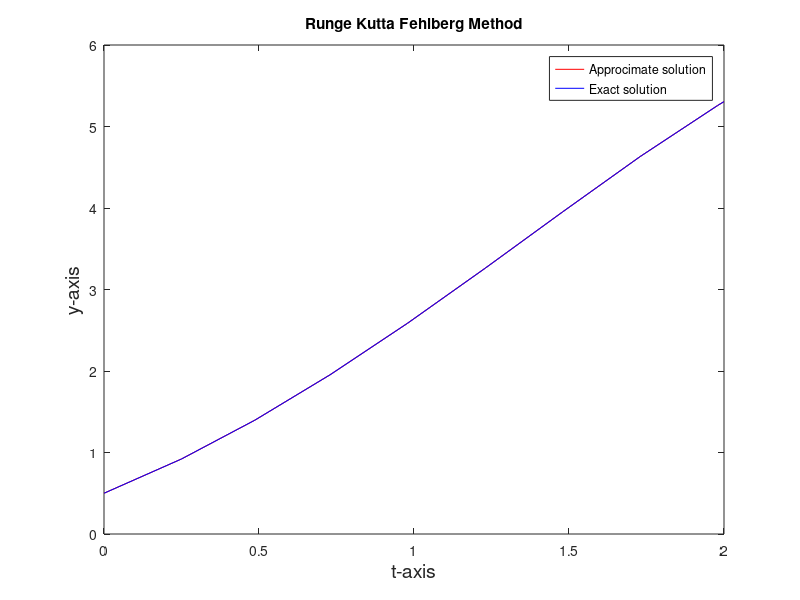

MATLAB code for this plot:
%{
    Runge-Kutta-Felhberg Method

    10/9/1017 Jake Tully

    This Script is an example of the Runge-Kutta-Felhberg Method
    & Runge-Kutta 4th Order

%}


clear 
clc
close all
format long

f1 = @(t,y) 1 + y - t^2; % initial value
f2 = @(t) (t+1)^2 - 0.5*exp(t);
a = 0; % initial mesh point
b = 2; % final mesh point
alpha = 0.5; % initial value of the solution

t = a;
w = alpha;

TOL = 10^-5;
Flag = 1;
hmax = 0.25;
hmin = 0.01;
h = hmax;
i = 2;

A2 = zeros (100,6);
A2(1,1) = t; A2(1,2) = w; A2(1,3)=w; A2(1,4) = h;

% row 1 ti | row2 y(ti) | row 3 wi | row 4 hi | row 5 Ri|
%row 6 |yi -wi| 
while Flag == 1
    
  F1 = h * f1(A2(i-1,1),A2(i-1,3));
  F2 = h * f1(A2(i-1,1)+h/4,A2(i-1,3)+ (1/4)*F1);
  F3 = h * f1(A2(i-1,1)+(3/8)*h,A2(i-1,3) +(3/32)*F1 + (9/32)*F2);
  F4 = h * f1(A2(i-1,1)+(12/13)*h,A2(i-1,3) +(1932/2197)*F1 - (7200/2197)*F2 + (7296/2197)*F3);
  F5 = h * f1(A2(i-1,1)+h,A2(i-1,3) + (439/216)*F1 - 8*F2 + (3680/513)*F3 - (845/4104)*F4);
  F6 = h * f1(A2(i-1,1)+h/2,A2(i-1,3) - (8/27)*F1 + 2*F2 -(3544/2565)*F3 + (1859/4104)*F4- (11/40)*F5);
  R = (1/h)*abs(( (1/360)*F1 - (128/4275)*F3 - (2197/75240)*F4 + (1/50)*F5 + (2/55)*F6));
 
  if ( R <= TOL )
      
       A2(i,1) = A2(i-1,1) + h ;
       A2(i,2) = f2(A2(i,1));
       A2(i,3) = A2(i-1,3) + (25/216)*F1 + (1408/2565)*F3 + (2197/4104)*F4 -(1/5)*F5;
       A2(i,4) = h;
       A2(i,5) = R;
       A2(i,6) = A2(i,2) - A2(i,3);
       
       i = i + 1 ;   
  end

  sigma = 0.84*(TOL/R)^(1/4);
  
  if ( sigma <= 0.1)
     h = 0.1*h;
        elseif ( sigma >= 4)
            h = 4*h;
        else
            h = sigma*h;
  end
  
  if (h > hmax)
      h = hmax; 
  end
  
  if(A2(i-1,1) >= b)
     Flag = 0;
    
      elseif ( A2(i-1,1) + h > b )
          h = b - A2(i-1,1);
     
      elseif ( h < hmin )
          Flag = 0;
          fprintf('minimum h exceeded procedure completed unsuccesfully');
  end
            
end

Temp = zeros(i,6);
Temp = A2(1:i-1,:);
A2 = Temp;

r = A2(:,1); % Assinging r the first column of A
s1 = A2(:,3); % Assinging s1 the second colun of A
s2 = A2(:,2); % Assinging s2 the thrid column of  A

figure(1)
plot(r,s1,'r', r,s2,'b')
xlabel('t-axis', 'fontsize', 14);
ylabel('y-axis','fontsize',14);
title( ' Runge Kutta Fehlberg Method ')
legend('Approcimate solution' , 'Exact solution', 'location','best');

